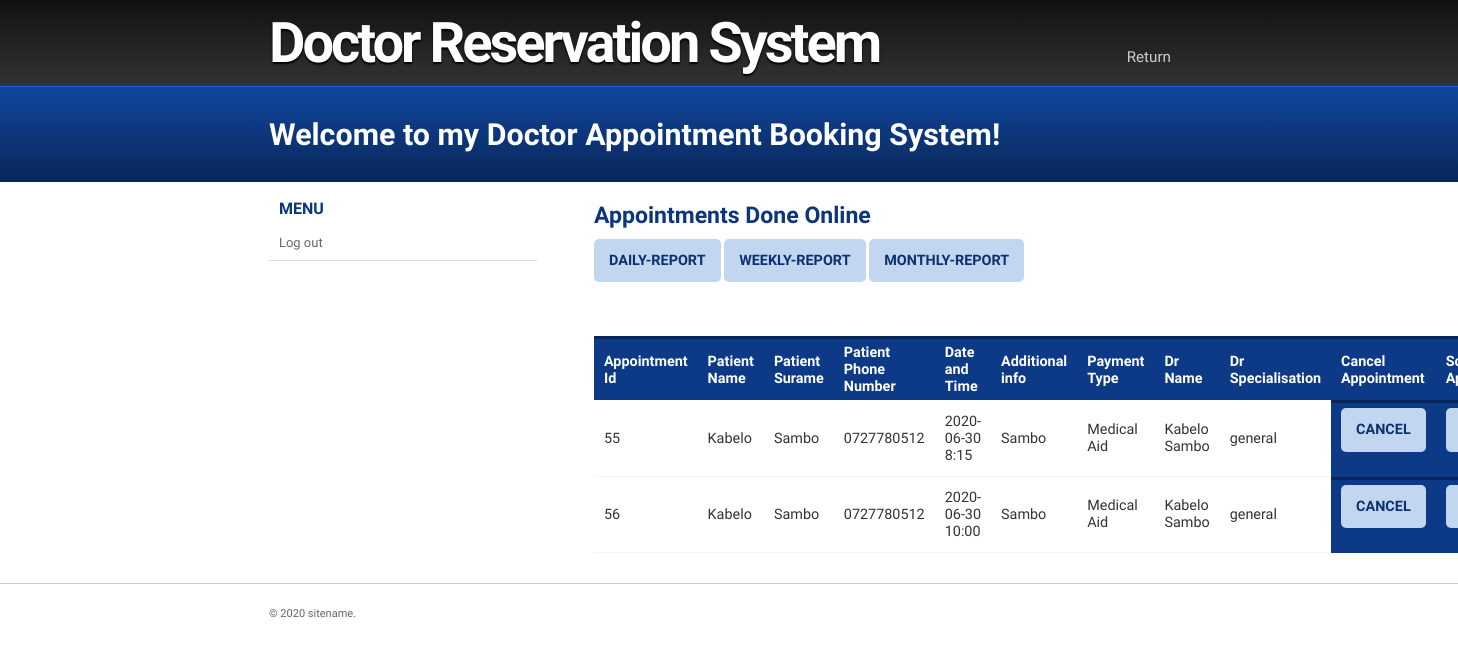
The app's page /regDb.php with its own data.
### tables this page shows
CREATE TABLE `appointment` (
  `appoint_id` int(111) NOT NULL,
  `date` date NOT NULL,
  `time` varchar(6) NOT NULL,
  `info` varchar(255) NOT NULL,
  `payment` varchar(25) NOT NULL,
  `patient_id` int(111) NOT NULL,
  `doctor_id` int(111) NOT NULL
);

CREATE TABLE `patient` (
  `patient_id` int(111) NOT NULL,
  `name` varchar(255) NOT NULL,
  `surname` varchar(255) NOT NULL,
  `email` varchar(255) NOT NULL,
  `cellno` varchar(255) NOT NULL,
  `password` varchar(255) NOT NULL
);

CREATE TABLE `doctor` (
  `doctor_id` int(111) NOT NULL,
  `name` varchar(255) NOT NULL,
  `surname` varchar(255) NOT NULL,
  `doctor_type` varchar(255) NOT NULL,
  `email` varchar(255) NOT NULL,
  `cellno` varchar(255) NOT NULL,
  `password` varchar(255) NOT NULL
);

### regDb.php (the view, shortened to what this page needs)
<?php
$conn = mysqli_connect("localhost","root","","doctor");
?>
<!doctype html>
<html>
<head>
<link rel="stylesheet" href="styles.css" type="text/css" />
</head>
<body>
		<div id="sitename">
			<div class="width">
				<h1><a href="#">Doctor Reservation System</a></h1>
				<nav>
					<ul>
        					<li><a href="Choose.php">Return</a></li>
        				</ul>
				</nav>
				<div class="clear"></div>
			</div>
		</div>
		<header>
			<div class="width">
				<h2> Welcome to my Doctor Appointment Booking System!</h2>
			</div>
		</header>
		<section id="body" class="width clear">
			<aside id="sidebar" class="column-left">
				<ul>
                	<li>
						<h4>Menu</h4>
                        <ul class="blocklist">
                            <li><a href="logout.php">Log out</a></li>
                        </ul>
					</li>
				</ul>
			</aside>
			<section id="content" class="column-right">
	    <article>
				<?PHP
                  $query="SELECT patient.name as Name,patient.surname as Surname,patient.cellno as cellno, appointment.appoint_id as app_id,appointment.date as date,appointment.time as time,appointment.info as info,appointment.payment as payment,doctor.name as name,doctor.surname as surname,doctor.doctor_type
                  FROM patient,appointment,doctor
                  WHERE  appointment.doctor_id=doctor.doctor_id
                  and appointment.patient_id=patient.patient_id";
                  $result=mysqli_query($conn,$query);
                  $rows=mysqli_num_rows($result);
                  if ($rows>0) {
                    ?>
                    <h3>Appointments Done Online</h3>
                    <th><p style="color: white;"><a class="button button-reversed" href="dailyRep.php" >Daily-Report</a>
                                                 <a class="button button-reversed" href="weeklyRep.php" >Weekly-Report</a>
                                                 <a class="button button-reversed" href="monthlyRep.php" >Monthly-Report</a></p>
                    </th>
                    <table cellspacing="0">
                    <tr>
                    <th>Appointment Id</th>
                    <th>Patient Name</th>
                    <th>Patient Surame</th>
                    <th>Patient Phone Number</th>
                        <th>Date and Time</th>
                        <th>Additional info</th>
                        <th>Payment Type</th>
                        <th>Dr Name</th>
                        <th>Dr Specialisation</th>
                        <th>Cancel Appointment</th>
                        <th>Schedule Appointment</th>
                    </tr>
                    <?php
                    while ($rows=mysqli_fetch_array($result)) {
                  ?>
                    <tr>
                    <td><?php echo $rows['app_id'];?></td>
                    <td><?php echo $rows['Name'];?></td>
                    <td><?php echo $rows['Surname'];?></td>
                    <td><?php echo $rows['cellno'];?></td>
                    <td><?php echo $rows['date']." ".$rows['time'];?></td>
                    <td><?php echo $rows['info'];?></td>
                    <td><?php echo $rows['payment'];?></td>
                    <td><?php echo $rows['name']." ".$rows['surname'];?></td>
                    <td><?php echo $rows['doctor_type'];?></td>
                    <th><p style="color: white;"><a class="button button-reversed" href="admincancel.php?edt=<?php echo $rows['app_id'];?>" >Cancel</a></p></th>
                    <br>
                    <th><p style="color: white;"><a class="button button-reversed" href="adminUpdate.php?edt=<?php echo $rows['app_id'];?>" >schedule</a></p></th>
                   </tr>
                     <?php
                    }
                    ?>
                    </table>
                    <?php
                  }else{
                    ?>
                    <h3>You don't have any Appointment(s)</h3>
                    <?php
                  }
                  ?>
			</article>
		</section>
	</section>
		<footer class="clear">
			<div  class="width">
				<p class="left">&copy; 2020 sitename.</p>
			</div>
		</footer>
</body>
</html>

### styles.css (style rules this page uses)
body { margin:0px auto; padding:0; font-family: 'Oxygen', 'sans-serif'; font-size: 1.0em; color:#333; background:#fff; }
* { margin:0; padding:0; }
table { width:100%; text-align:left; }
th, td { padding:5px 10px; }
th { color:#fff; border-top:3px solid #082659; background-color:#0C3A87; }
td { border-bottom:1px solid #f4f4f4; }
p { line-height:1.9em; margin-bottom:20px; }
a { color:#0D3C84; }
a.button { background-color: #0B3170; border-radius: 5px 5px 5px 5px; color: #FFFFFF; display: inline-block; font-weight: bold; padding: 8px 15px; text-decoration: none; text-transform: uppercase; }
a.button-reversed { background-color: #C2D7EF; color: #0B3170; }
h1 { font-size:2.4em; }
h2 { color:#0B2F6B; font-size:1.8em; font-weight:bold; letter-spacing:-1px; padding:0 0 5px; margin:0; }
h3 { color:#0D357B; font-size:1.6em; padding-bottom:10px; }
h4 { padding-bottom:10px; font-size:1.4em; color:#0C3A85; }
ul, ol { margin:0 0 35px 35px; }
li { padding-bottom:5px; }
.width { width:920px; margin: 0 auto; }
div#sitename { background-color: #292929; background: linear-gradient(#111, #333); border-bottom: 1px solid #1563E1; }
div#sitename h1 { letter-spacing:-3px; margin:0; font-size: 3.5em; float: left; padding:10px 0 10px; }
div#sitename h1 a, div#sitename h1 a:hover { color:#fff; font-weight:bold; text-shadow:0px 2px 2px #000; text-decoration:none; }
nav { float: right; margin-top: 35px; }
nav ul { list-style: none; padding: 0; margin: 0; }
nav ul li { float: left; display: block; padding: 0; }
nav ul li a { color: #ccc; display: block; font-size: 0.95em; letter-spacing: 0; margin: 5px 3px 0; font-weight: normal; padding: 8px 15px 8px; text-decoration: none; box-shadow:-1px 1px 0 transparent; }
header { padding:30px 0 30px; margin:0 auto; background-color:#0B3170; background: linear-gradient(#10469E, #092758); }
header h2 { color:#ffffff; font-size: 1.9em; padding-bottom:0; letter-spacing:0; }
section#body { padding:10px 0; background:#fff; }
section#content { width:600px; }
.column-left { float:left; margin-right:20px; }
.column-right { float:right; }
aside#sidebar { width:268px; }
aside#sidebar ul { margin:0; padding:0; list-style:none; }
aside#sidebar li ul { margin-bottom:20px; }
aside#sidebar li ul li { display:block; padding:12px 10px; border-bottom:1px solid #ddd; color:#777; }
aside#sidebar li { color:#666; font-size: 0.9em; }
aside#sidebar li ul li a { text-decoration:none; color:#666; font-weight:normal; }
aside#sidebar li ul.blocklist li { padding:0; }
aside#sidebar li ul.blocklist li a { color:#666; display:block; padding:10px 10px; }
aside#sidebar h4 { color:#0C367E; font-size:16px; text-transform:uppercase; font-weight:bold; margin:0; padding:7px 10px; }
article { padding: 10px 10px 20px 5px; font-size: 0.9em; }
footer { padding:20px 0px; color:#fff; border-top:1px solid #ccc; }
footer p { color:#666; margin:0; font-size:11px; width:50%; }
footer p.left { float:left; text-align:left; }
.clear:after { content: "."; display: block; clear: both; visibility: hidden; line-height: 0; height: 0; }
.clear { display: inline-block; }
.clear { display: block; }

### records on screen
appointment: appoint_id "55", patient.name "Kabelo", patient.surname "Sambo", patient.cellno "0727780512", date "2020-06-30", time "8:15", info "Sambo", payment "Medical Aid", doctor.name "Kabelo", doctor.surname "Sambo", doctor.doctor_type "general"
appointment: appoint_id "56", patient.name "Kabelo", patient.surname "Sambo", patient.cellno "0727780512", date "2020-06-30", time "10:00", info "Sambo", payment "Medical Aid", doctor.name "Kabelo", doctor.surname "Sambo", doctor.doctor_type "general"
